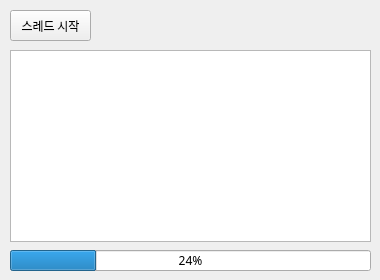
<?xml version="1.0" encoding="UTF-8"?>
<ui version="4.0">
 <class>Form</class>
 <widget class="QWidget" name="Form">
  <property name="geometry">
   <rect>
    <x>0</x>
    <y>0</y>
    <width>380</width>
    <height>280</height>
   </rect>
  </property>
  <property name="minimumSize">
   <size>
    <width>380</width>
    <height>280</height>
   </size>
  </property>
  <property name="maximumSize">
   <size>
    <width>380</width>
    <height>280</height>
   </size>
  </property>
  <property name="font">
   <font>
    <family>나눔고딕</family>
   </font>
  </property>
  <property name="windowTitle">
   <string>스레드 테스트</string>
  </property>
  <widget class="QPushButton" name="btnStart">
   <property name="geometry">
    <rect>
     <x>10</x>
     <y>10</y>
     <width>81</width>
     <height>31</height>
    </rect>
   </property>
   <property name="text">
    <string>스레드 시작</string>
   </property>
  </widget>
  <widget class="QTextBrowser" name="txbLog">
   <property name="geometry">
    <rect>
     <x>10</x>
     <y>50</y>
     <width>361</width>
     <height>192</height>
    </rect>
   </property>
  </widget>
  <widget class="QProgressBar" name="pgbTask">
   <property name="geometry">
    <rect>
     <x>10</x>
     <y>250</y>
     <width>361</width>
     <height>21</height>
    </rect>
   </property>
   <property name="value">
    <number>24</number>
   </property>
  </widget>
 </widget>
 <resources/>
 <connections/>
</ui>
